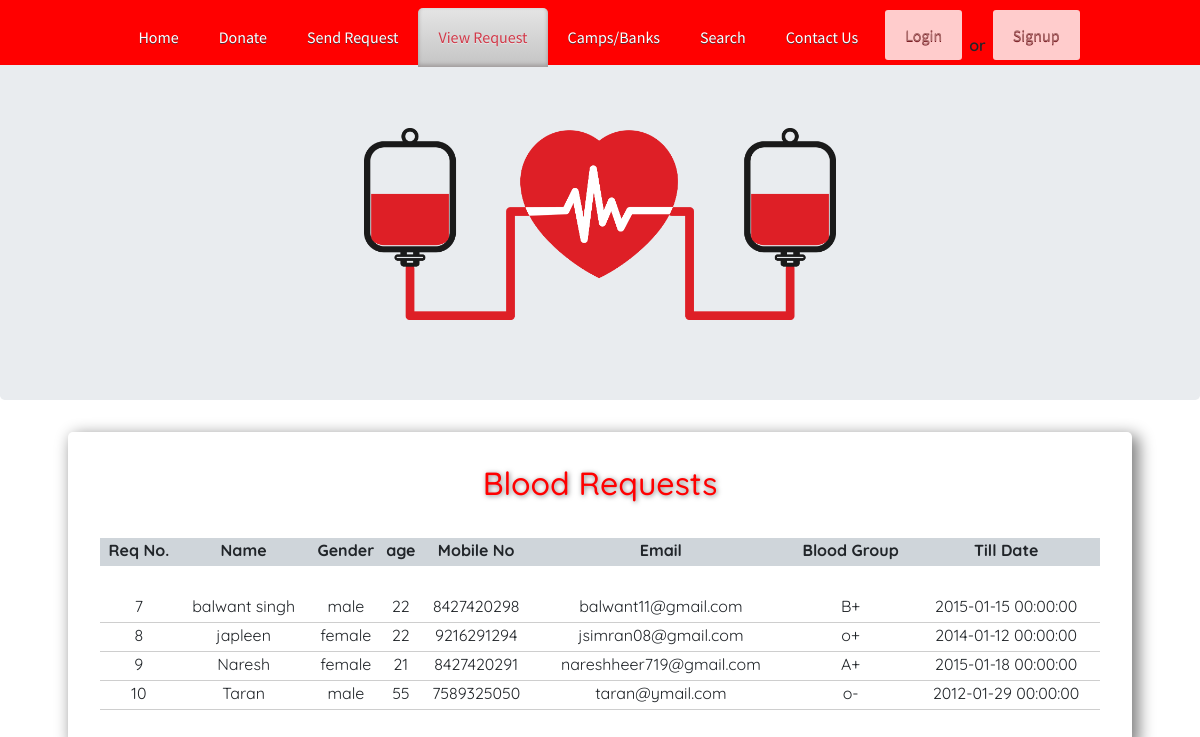
/viewrequest.php, run on an earlier commit of the app's database.
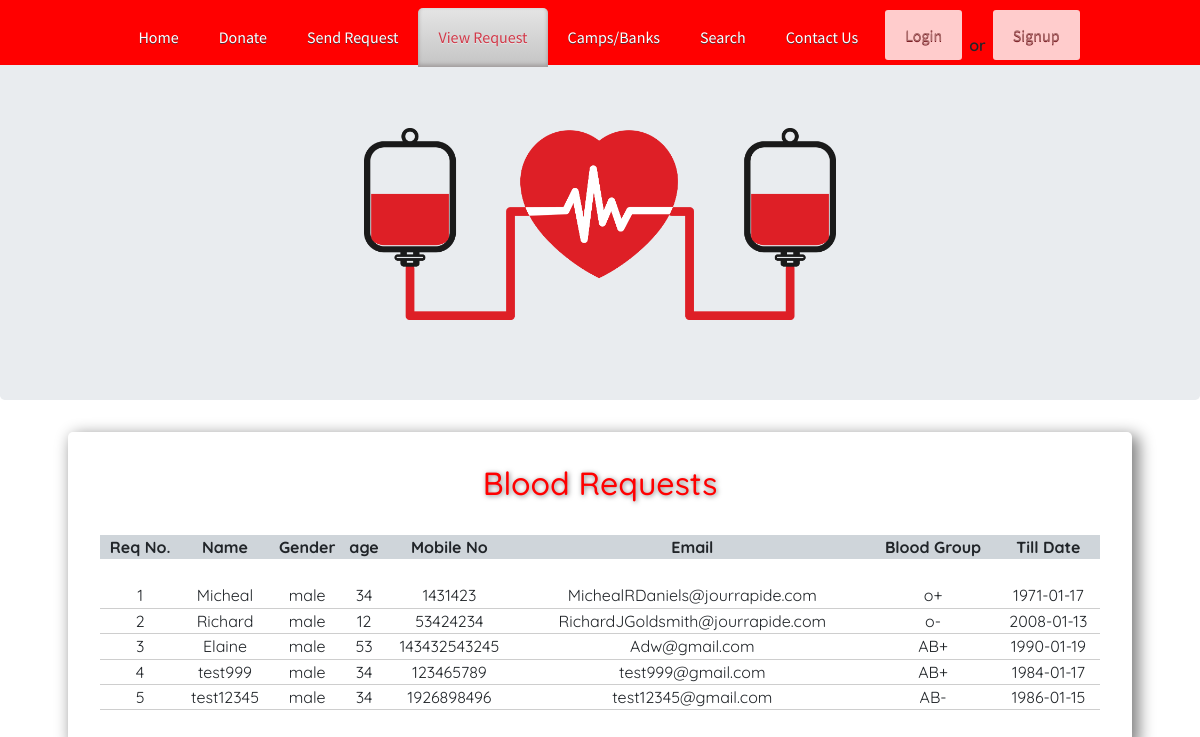
And on a later commit of the database.
### tables this page shows
CREATE TABLE IF NOT EXISTS `requestes` (
  `req_id` int(100) NOT NULL AUTO_INCREMENT,
  `name` varchar(100) NOT NULL,
  `gender` varchar(100) NOT NULL,
  `age` varchar(100) NOT NULL,
  `mobile` varchar(100) NOT NULL,
  `email` varchar(100) NOT NULL,
  `bgroup` int(100) NOT NULL,
  `reqdate` date NOT NULL,
  `detail` varchar(500) NOT NULL,
  PRIMARY KEY (`req_id`)
);

CREATE TABLE IF NOT EXISTS `bloodgroup` (
  `bg_id` int(100) NOT NULL AUTO_INCREMENT,
  `bg_name` varchar(100) NOT NULL,
  PRIMARY KEY (`bg_id`)
);

### viewrequest.php (the view, shortened to what this page needs)
<!DOCTYPE html
    PUBLIC "-//W3C//DTD XHTML 1.0 Transitional//EN" "http://www.w3.org/TR/xhtml1/DTD/xhtml1-transitional.dtd">
<html xmlns="http://www.w3.org/1999/xhtml">
<head>
    <link href="css/lightbox.css" rel="stylesheet" />
    <link href="StyleSheet.css" rel="stylesheet" type="text/css" />
    <link href="css/style.css" rel="stylesheet" type="text/css" media="all" />
    <link href="css/flexslider.css" rel="stylesheet" type="text/css" media="all" />
    <link rel="stylesheet" href="https://cdn.jsdelivr.net/npm/bootstrap@4.6.0/dist/css/bootstrap.min.css"
>
</head>
<body>
    <?php include('admin/function.php'); ?>
    <div>
        <div class="wrap">
            <?php require('header.php');?>
        </div>
        <div class="jumbotron">
            <img src="img/HomepgJ.png" alt="">
        </div>
        <div class="container"
            style="width: max-content; max-width: 90vw; margin: auto; margin-bottom: 5rem !important;">
            <form method="post" enctype="multipart/form-data">
                <table cellpadding="20" cellspacing="20" width="1000px" height="200px" style="margin:auto">
                    <div class="BMSTitle">
                        <h2>Blood Requests</h2>
                    </div>
                    <tr>
                        <td>&nbsp;</td>
                        <td>&nbsp;</td>
                    </tr>
                    <tr style="background-color: #cfd5da; margin-bottom: 1rem !important" text-align="center"
                        class="bold tableTiles">
                        <td class="bold">Req No.</td>
                        <td text-align="center">Name</td>
                        <td text-align="center">Gender</td>
                        <td text-align="center">age</td>
                        <td text-align="center">Mobile No</td>
                        <td text-align="center">Email</td>
                        <td text-align="center">Blood Group</td>
                        <td text-align="center">Till Date</td>
                    </tr>
                    <tr>
                        <td>&nbsp;</td>
                    </tr>
                    <?php
$cn=mysqli_connect("localhost","root","","bloodbank");
$s="select * from requestes";
	$result=mysqli_query($cn,$s);
	while($data=mysqli_fetch_array($result))
	{
        $result2=mysqli_query($cn,"select * from bloodgroup where bg_id='". $data[6]."'");
        $data2=mysqli_fetch_array($result2);
				echo"<tr style='border-bottom: 1px solid #cecece;'>
                    <td  style='text-align:center'>$data[0]</td>
                    <td  style='text-align:center'>$data[1]</td>
                    <td  style='text-align:center'>$data[2]</td>
                    <td  style='text-align:center'>$data[3]</td>
                    <td  style='text-align:center'>$data[4]</td>
                    <td  style='text-align:center'>$data[5]</td>
                    <td  style='text-align:center'>$data2[1]</td>
                    <td  style='text-align:center'> $data[7]</td>
                </tr>";
			}
			?>
                </table>
            </form>
        </div>
</body>
</html>

### Admin/function.php (shortened to what this page needs)
<!DOCTYPE html PUBLIC "-//W3C//DTD XHTML 1.0 Transitional//EN" "http://www.w3.org/TR/xhtml1/DTD/xhtml1-transitional.dtd">
<html xmlns="http://www.w3.org/1999/xhtml">
<head>
</head>
<body>
</body>
</html>

### header.php (shortened to what this page needs)
<link rel="stylesheet" href="css/navbar.css">
<div id="mainListDiv" class="main_list">
    <ul class="nav" id="myDiv">
        <li class="btn-nv active" id="Tab-Home"><a href="index.php">Home</a></li>
        <li class="btn-nv" id="Tab-Reg"><a href="/BloodBank/registration.php">Donate</a></li>
        <li class="btn-nv" id="Tab-Req"><a href="/BloodBank/requests.php">send Request</a></li>
        <li class="btn-nv" id="Tab-VReq"><a href="/BloodBank/viewrequest.php">View Request</a></li>
        <li class="btn-nv" id="Tab-Camp"><a href="/BloodBank/camps.php">Camps/Banks</a></li>
        <li class="btn-nv" id="Tab-Ser"><a href="/BloodBank/search.php">Search</a></li>
        <li class="btn-nv" id="Tab-Con"><a href="/BloodBank/contact.php">Contact Us</a></li>
            <li id="Tab-Signin">
                <a href="/BloodBank/login.php" class="btn-nv btn nav-btn">Login</a>
            </li>
            <li id="or">or</li>
            <li id="Tab-Signup">
                <a href="/BloodBank/registration.php" class="btn-nv btn nav-btn">Signup</a>
            </li>
    </ul>
</div>

### css/lightbox.css (style rules this page uses)
body:after { content: url(../img/close.png) url(../img/loading.gif) url(../img/prev.png) url(../img/next.png); display: none; }

### StyleSheet.css (style rules this page uses)
.bold { font-weight: bold; }

### css/style.css (style rules this page uses)
html, body, div, span, applet, object, iframe, h1, h2, h3, h4, h5, h6, p, blockquote, pre, a, abbr, acronym, address, big, cite, code, del, dfn, em, img, ins, kbd, q, s, samp, small, strike, strong, sub, sup, tt, var, b, u, i, dl, dt, dd, ol, nav ul, nav li, fieldset, form, label, legend, table, caption, tbody, tfoot, thead, tr, th, td, article, aside, canvas, details, embed, figure, figcaption, footer, header, hgroup, menu, nav, output, ruby, section, summary, time, mark, audio, video { margin: 0; padding: 0; border: 0; font-size: 100%; font: inherit; vertical-align: baseline; }
ol, ul { list-style: none; margin: 0; padding: 0; }
table { border-collapse: collapse; border-spacing: 0; }
a { text-decoration: none; }
img { max-width: 100%; }
body { font-family: Arial, Geneva, Helvetica, sans-serif; font-size: 100%; }
.wrap { margin: 0 auto; }
.nav li { display: inline-block; }
.nav li a { font-family: 'Source Sans Pro', sans-serif; line-height: 1.8em; display: block; text-decoration: none; font-weight: normal; color: #ffffff; padding: 15px 20px; font-size: 1em; text-transform: capitalize; text-shadow: 0 1px 0 #5C2830; letter-spacing: 0px; }
.nav li.active a { text-shadow: 0 1px 0 #EBEBEB; color: #D13949; background: #E5E5E5; background: -moz-linear-gradient(top, #E5E5E5 0%, #C4C4C4 100%); background: -webkit-gradient(linear, left top, left bottom, color-stop(0%, #E5E5E5), color-stop(100%, #C4C4C4)); filter: progid: DXImageTransform.Microsoft.gradient( startColorstr='#E5E5E5', endColorstr='#C4C4C4', GradientType=0); -moz-border-radius: 5px 5px 0 0; -webkit-border-radius: 5px 5px 0 0; border-radius: 5px 5px 0 0; box-shadow: inset 0px -2px 4px #9C9797; -webkit-box-shadow: inset 0px -2px 4px #9C9797; -moz-box-shadow: inset 0px -2px 4px #9C9797; -o-box-shadow: inset 0px -2px 4px #9C9797; }
.jumbotron { height: 50vh; padding: 5rem !important; padding-top: 8rem !important; text-align: center; }
.jumbotron img { max-width: 100%; max-height: 100%; margin: auto; }
.container { margin-bottom: 5rem; box-shadow: 5px 5px 16px 2px gray; border-radius: 5px; padding: 2rem !important; }
.btn { font-family: 'Source Sans Pro', sans-serif; border: none; font-size: 16px; cursor: pointer; padding: 10px 24px; display: inline-block; text-transform: capitalize; letter-spacing: 0px; font-weight: 400; outline: none; position: relative; -webkit-transition: all 0.3s; -moz-transition: all 0.3s; transition: all 0.3s; border-radius: 5px; -webkit-border-radius: 5px; -moz-border-radius: 5px; -o-border-radius: 5px; }
.BMSTitle h2 { text-align: center; color: red; text-shadow: 1px 1px 5px #7B7C7E; }
.tableTiles td { text-align: center; }
@media screen and (max-width: 1280px) { .wrap { width: 95%; } }

### css/navbar.css (style rules this page uses)
html, body { margin: 0; padding: 0; box-sizing: border-box; font-family: "Quicksand", sans-serif; }
.nav-btn { line-height: normal !important; border-radius: 5px !important; padding: 0.7rem 1rem; margin: auto; border: 2px solid red !important; opacity: 0.8; transition: all 0.7s ease; color: #968686 !important; background: rgb(255 255 255) !important; }
#Tab-Signin { padding: 0; margin-left: 5px; }
#or { margin: 5px; padding: 0; font-weight: 600; }
.nav { width: 100%; height: 65px; position: fixed; left: 0; top: 0; line-height: 65px; text-align: center; display: flex; justify-content: center; padding-top: 8px; background-color: red; z-index: 100; }
.nav { padding-bottom: 20px; -webkit-transition: all 0.4s ease; transition: all 0.4s ease; }

What changed in the data, as far as the page shows it:
removed requestes: req_id "7", name "balwant singh", gender "male", age "22", mobile "8427420298", email "balwant11@gmail.com", bloodgroup.bg_name "B+", reqdate "2015-01-15 00:00:00"
removed requestes: req_id "8", name "japleen", gender "female", age "22", mobile "9216291294", email "jsimran08@gmail.com", bloodgroup.bg_name "o+", reqdate "2014-01-12 00:00:00"
removed requestes: req_id "9", name "Naresh", gender "female", age "21", mobile "8427420291", email "nareshheer719@gmail.com", bloodgroup.bg_name "A+", reqdate "2015-01-18 00:00:00"
removed requestes: req_id "10", name "Taran", gender "male", age "55", mobile "7589325050", email "taran@ymail.com", bloodgroup.bg_name "o-", reqdate "2012-01-29 00:00:00"
added requestes: req_id "1", name "Micheal", gender "male", age "34", mobile "1431423", email "MichealRDaniels@jourrapide.com", bloodgroup.bg_name "o+", reqdate "1971-01-17"
added requestes: req_id "2", name "Richard", gender "male", age "12", mobile "53424234", email "RichardJGoldsmith@jourrapide.com", bloodgroup.bg_name "o-", reqdate "2008-01-13"
added requestes: req_id "3", name "Elaine", gender "male", age "53", mobile "143432543245", email "Adw@gmail.com", bloodgroup.bg_name "AB+", reqdate "1990-01-19"
added requestes: req_id "4", name "test999", gender "male", age "34", mobile "123465789", email "test999@gmail.com", bloodgroup.bg_name "AB+", reqdate "1984-01-17"
added requestes: req_id "5", name "test12345", gender "male", age "34", mobile "1926898496", email "test12345@gmail.com", bloodgroup.bg_name "AB-", reqdate "1986-01-15"
